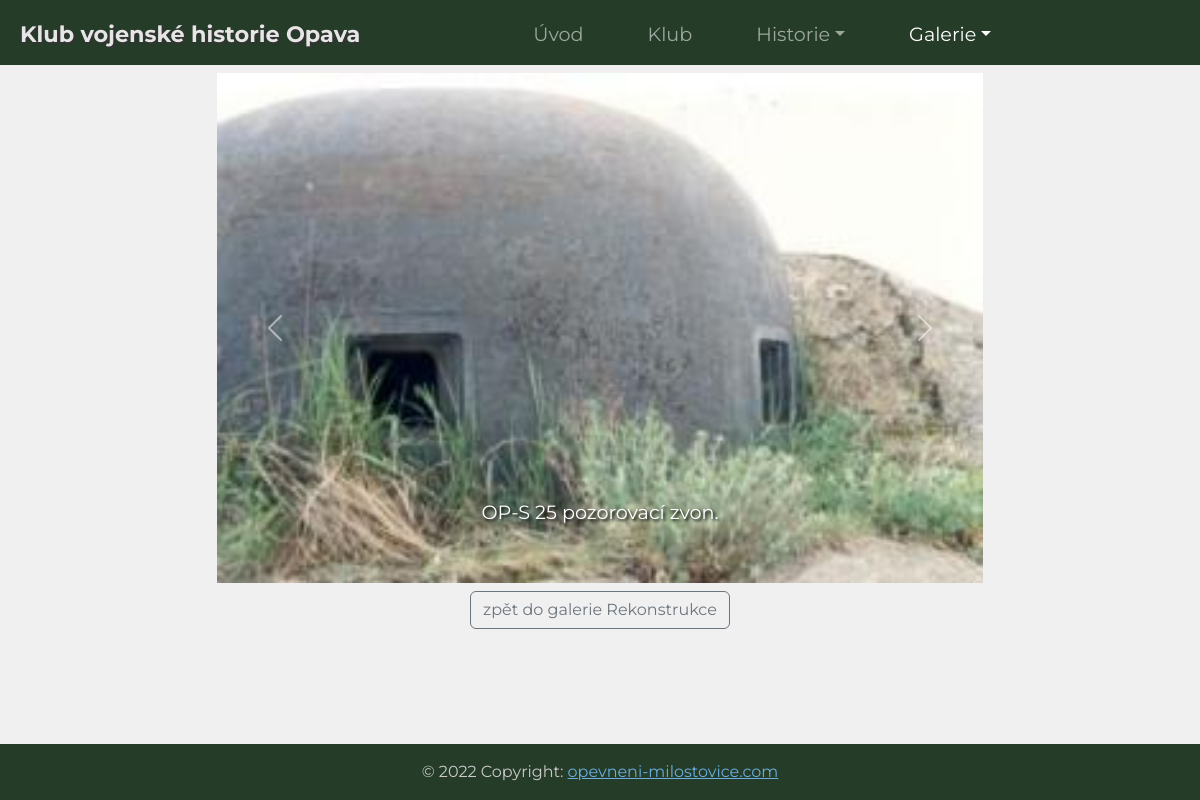
The app's page /galerie/Rekonstrukce/r10s.jpg with its own data.
### website/models.py (models this page shows, shortened)
class Gallery_image(models.Model):
    gallery = models.ForeignKey(Gallery, on_delete=models.CASCADE)
    image = models.ImageField()
    description = models.CharField(max_length=100, blank=True)

class Gallery(models.Model):
    name = models.CharField(max_length=100, null=False, blank=False)
    description = models.TextField(default="")

### website/views.py (the view)
# urls.py: path('galerie/<str:url1>/<str:url2>', views.GalerieViews),
def GalerieViews(request, url1, url2):
    galleries = Gallery.objects.all()
    gallery = Gallery.objects.get(name=url1)
    gallery_images = gallery.gallery_image_set.all()
    i = 0
    for img in gallery_images:
        if img.image.name == url2:
            curr_img = img
            prev = i-1
            next = i+1
            break
        i += 1
    if (prev < 0):
        prev_img = gallery_images[len(gallery_images)-1]
    else:
        prev_img = gallery_images[prev]
    if (next > len(gallery_images)-1):
        next_img = gallery_images[0]
    else:
        next_img = gallery_images[next]
    context = {'gallery_name': gallery.name, 'galleries': galleries, 'gallery_images': gallery_images, 'curr_img': curr_img, 'prev_img': prev_img, 'next_img': next_img}
    return render(request, "gallerycarousel.html", context)

### website/templates/gallerycarousel.html (shortened to what this page needs)
{% extends 'base.html' %}
{% block galleryactive %}active{% endblock galleryactive %}
{% block content %}
<div class="row m-1 p-1">
    <div class="col-xl-2 col-lg-1"></div>
    <div class="col-xl-8 col-lg-10 col-12">
        <div class="carousel">
            <div class="carousel-inner">
                <div class="carousel-item active">
                    <img class="w-100" src="{{curr_img.image.url}}">
                </div>
                <div class="carousel-caption d-none d-md-block">
                    <p style="text-shadow: 2px 2px 3px #000000; font-size: 1.2em;">{{curr_img.description}}</p>
                </div>
            </div>
            <a href="{{prev_img.image.name}}">
                <button class="carousel-control-prev">
                    <span class="carousel-control-prev-icon"></span>
                </button>
            </a>
            <a href="{{next_img.image.name}}">
                <button class="carousel-control-next">
                    <span class="carousel-control-next-icon"></span>
                </button>
            </a>
        </div>
        <div class="m-2 text-center">
            <a href="../{{gallery_name}}" class="btn btn-outline-secondary" role="button" aria-pressed="true">zpět do galerie {{gallery_name}}</a>
        </div>
    </div>
    <div class="col-xl-2 col-lg-1"></div>
</div>
{% endblock content %}

### website/templates/base.html (style rules this page uses)
body { font-family: 'Montserrat', sans-serif !important; background-color: green; }

### records on screen
Gallery_image: image (picture), description "OP-S 25 pozorovací zvon."
Gallery: name "Rekonstrukce"
